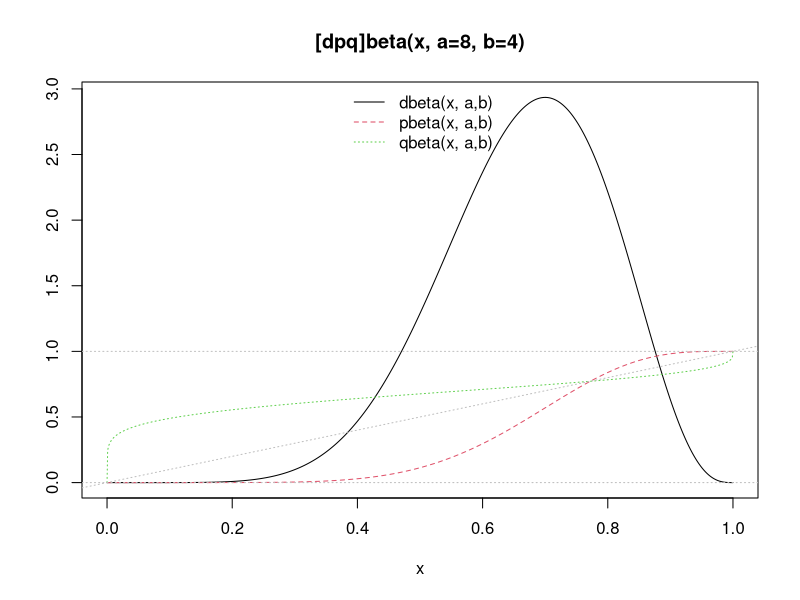

R code for this plot:
## ---- chunk 1
knitr::opts_chunk$set(echo = TRUE, comment="", warning=F)
## ---- chunk 2
# Dt=total dog population 
# pC[i] = proportion of dogs in each category
# Categories are C always confined, SC sometimes confined, NC never confined
# and sum to one

Dt=30000
C=0.28
NC=0.48
SC=1-(C+NC)
pC=c(C,SC,NC)
d=Dt*pC
## ---- chunk 3
# vaccine efficacy estimates
# pve = probability of vaccinating a dog in category C using method i
# methods are CP - central point, DD-door to door, 
# CVR-capture, vaccinate, release, ORV-oral bait
# values from Wallance (assume ORV is more effective with never confined)

CP=c(.95,.80,.05)
DD=c(.95,.80,.05)
CVR=c(.05,.95,.80)
ORV=c(.05,.95,.95)

pve=data.frame(CP,DD,CVR,ORV)
vaxcats=colnames(pve)
dogcats=c("C", "SC", "NC")
rownames(pve)=dogcats
## ---- chunk 4

#vaccine ranking
C_V=c(1,1,3,3)
SC_V=c(2,2,1,2)
NC_V=c(3,3,2,1)

pvr=t(data.frame(C_V,SC_V,NC_V))
rownames(pve)=dogcats
colnames(pve)=vaxcats
pvr
## ---- chunk 5

# turn efficacy into rank
rank.pve=pve
ad=cut(as.matrix(rank(-pve)), 3, labels=c(1:3))
rank.pve[] <- as.numeric(ad)
rank.pve
## ---- chunk 6

#vaccines obtained
#St = total number of vaccine doses obtained
#pm = proportion of doses allocated to each vaccination method 
inj=20400
ob=3600
## ---- chunk 7

#### optimize with constraints for a given number of 
#### vaccines, using regular lp function
library(lpSolve)
obj=c(t(as.matrix(pve)))*100
m <- 3
n <- 4
constr <- matrix (0 , n +m , n*m )
for(i in 1:m){ 
  for(j in 1:n){ 
    constr[i, n*(i-1) + j] <- 1
    constr[m+j, n*(i-1) + j] <- 1
  }
}
# this array will ensure we cannot exceed the number of dogs in 
# a category, and that a given the number of vaccines in a category
# cannot exceed the total

injc=c(1,1,1,0,1,1,1,0,1,1,1,0) # all categories summed cannot exceed inj vaccines
obhc=c(0,0,0,1,0,0,0,1,0,0,0,1) #all categories summed cannot exceed obh vaccines
cover1=c(c(1,1,1,1,0,0,0,0,0,0,0,0)) #required coverage C
cover2=c(c(0,0,0,0,1,1,1,1,0,0,0,0)) #required coverage SC
cover3=c(c(0,0,0,0,0,0,0,0,1,1,1,1)) #required coverage NC

constr=rbind(constr, injc, obhc, cover1, cover2, cover3)
rhs <- c(d[1], d[2], d[3], inj, inj, inj, 
         ob, inj, ob, 0.7*d[1],0.7*d[2],0.7*d[3])
constr.dir <- c(rep("<=",m ), rep("<=", n+2),
                rep(">=",3))


prod.trans <- lp ("max", objective.in=obj, 
                  constr, constr.dir, rhs)
soln=(matrix(prod.trans$solution, nrow=4))
solntab=(rbind(soln,colSums(soln)/d ))
colnames(solntab)=dogcats
rownames(solntab)=c(vaxcats, "%vax")
knitr::kable(solntab, digits=2, caption="Table: Optimal vaccine allocation strategy")

## ---- chunk 8
## Visualization, including limit cases:
pl.beta <- function(a,b, asp = if(isLim) 1, ylim = if(isLim) c(0,1.1)) {
  if(isLim <- a == 0 || b == 0 || a == Inf || b == Inf) {
    eps <- 1e-10
    x <- c(0, eps, (1:7)/16, 1/2+c(-eps,0,eps), (9:15)/16, 1-eps, 1)
  } else {
    x <- seq(0, 1, length.out = 1025)
  }
  fx <- cbind(dbeta(x, a,b), pbeta(x, a,b), qbeta(x, a,b))
  f <- fx; f[fx == Inf] <- 1e100
  matplot(x, f, ylab="", type="l", ylim=ylim, asp=asp,
          main = sprintf("[dpq]beta(x, a=%g, b=%g)", a,b))
  abline(0,1,     col="gray", lty=3)
  abline(h = 0:1, col="gray", lty=3)
  legend("top", paste0(c("d","p","q"), "beta(x, a,b)"),
         col=1:3, lty=1:3, bty = "n")
  invisible(cbind(x, fx))
}

aval=7+1
bval=10-7+1

aval
bval
pl.beta(aval, bval)
## ---- chunk 9

# function to generate random vaccine efficacy matrix
rbpve<-function(x){
aval=x*10+1
bval=10-x*10+1
y=rbeta(1, aval, bval)
return(y)
}

# function to calculate optimal allocation with random matrix draw
# many times

randvax<-function(pve,d, Dp, C, NC) {

covmat=matrix(NA, nrow=100, ncol=3)
mclist=list()
plist=list()
for (i in 1:100){
  p=apply(pve, c(1,2), rbpve)
  plist[[i]]=p
  obj=c(t(as.matrix(p)))*100
  prod.trans <- lp ("max", objective.in=obj,constr, constr.dir, rhs)

  soln=(matrix(prod.trans$solution, nrow=4))
mclist[[i]]=soln
covmat[i,]=colSums(soln)/d
}
return(list(mclist, covmat, plist))
}
multilist=randvax(pve,d, Dp=Dt, C=C, NC=C)

newvax<-function(pve,d, Dp, C, NC) {
  print(Dp)
}
newvax(pve,d, Dp=Dt, C, NC)

#function to tabulate the resulting simulations

tabprep<-function(flist) {
mclist=multilist[1]
plist=multilist[3]
#  Make a 3D array from list of matrices
arr <- array( unlist(mclist) , c(4,3,100) )
parr<-array( unlist(plist) , c(3,4,100) )

#  Get summaries of third dimension
mdarr=apply( arr , 1:2 , median)
mxarr=apply( arr , 1:2 , max)
mnarr=apply( arr , 1:2 , min)

mdp=round(apply( parr , 1:2 , median), 2)
mxp=round(apply( parr , 1:2 , max), 2)
mnp=round(apply( parr , 1:2 , min), 2)
pmat=matrix(paste(mdp, "(", mnp, "-", mxp, ")"), nrow=3,ncol=4)
row.names(pmat)=dogcats
omat=t(matrix(paste(mdarr, "(", mnarr, "-", mxarr, ")"), nrow=3,ncol=4, byrow=T))
covmat=matrix(unlist(multilist[2]),  ncol=3)
cmax=apply(covmat, 2, max)
cmin=apply(covmat, 2, min)
cmed=apply(covmat, 2, median)
crow=paste(cmed, "(", cmin, "-", cmax, ")")
omat=rbind(omat, crow)
colnames(omat)=dogcats
rownames(omat)=c(vaxcats, "%vax")


return(list(pmat, omat))

}
tablist=tabprep(multilist)
pmat=tablist[1]

#Print the results
knitr::kable(pmat, digits=2, caption="Table: Median and range of vaccine efficacy values", col.names=vaxcats)


omat=tablist[2]
knitr::kable(omat, digits=2, caption="Table: Optimal vaccine allocation strategy (median, min - max)", col.names=dogcats)
## ---- chunk 10
#Let's assume a 20% CV for total dog numbers
D=30000
C=0.28
NC=0.48
SC=1-(C+NC)
fprd=c(SC,NC)
#sddogs=.2*Dt
pclist=matrix(NA, nrow=100, ncol=3)
covmat=matrix(NA, nrow=100, ncol=3)
mclist=list()
plist=list()

for (j in 1:100){
   rD=rnorm(1, D, 0.2*D)
  Dt=rD
pd=sapply(fprd, rbpve)
SC=pd[1];NC=pd[2]
NC=ifelse(NC+SC>1, 1-SC,NC)
C=1-(SC+NC)
C=ifelse(C<0, 0, C)
pC=c(C,SC,NC)

d=Dt*pC

#save the random dog pop
pclist[j,]=d
rhs <- c(d[1], d[2], d[3], inj, inj, inj, 
         ob, inj, ob, 0.7*d[1],0.7*d[2],0.7*d[3])
#  p=apply(pve, c(1,2), rbpve)
  p=pve
  plist[[j]]=p
  obj=c(t(as.matrix(p)))*100
  prod.trans <- lp ("max", objective.in=obj,constr, constr.dir, rhs)

  soln=(matrix(prod.trans$solution, nrow=4))
mclist[[j]]=soln
covmat[j,]=colSums(soln)/d
}
#  Make a 3D array from list of matrices
arr <- array( unlist(mclist) , c(4,3,10) )
#parr<-array( unlist(plist) , c(3,4,100) )

#  Get summaries of third dimension
ddarr=round(apply( pclist , 2 , median),0)
dxarr=round(apply( pclist , 2 , max),0)
dnarr=round(apply( pclist , 2 , min),0)
dmat=(paste(ddarr, "(", dnarr, "-", dxarr, ")"))

#  Get summaries of third dimension
mdarr=round(apply( arr , 1:2 , median),0)
mxarr=round(apply( arr , 1:2 , max),0)
mnarr=round(apply( arr , 1:2 , min),0)
omat=t(matrix(paste(mdarr, "(", mnarr, "-", mxarr, ")"), nrow=3,ncol=4, byrow=T))

cmax=round(apply(covmat, 2, function(x) max(x, na.rm=T)),2)
cmin=round(apply(covmat, 2, function(x) min(x, na.rm=T)),2)
cmed=round(apply(covmat, 2, function(x) median(x, na.rm=T)),2)
cmin=ifelse(is.na(cmin), 0,cmin)
crow=paste(cmed, "(", cmin, "-", cmax, ")")
omat=rbind(omat, crow)

colnames(omat)=dogcats
rownames(omat)=c(vaxcats, "%vax")

## ---- chunk 11
knitr::kable(omat, digits=2, caption="Table: Optimal vaccine allocation strategy for fixed number of vaccines (median, min - max)", col.names=dogcats)
#print(nDt)
#d=nDt*pC
#multilist=randvax(pve,d)
#}
# not satisfactory since we have to run 100*# reps of dogs
# could just change function manually, or...


#idea to change function def on the fly to incorporate dog # variability
# first save the definition as a list of string
##newDef <- deparse(vis.gam)

# then identify the line to be changed using regular expressions
# (see ?regexp)
##iLine <- grep("gray\\(seq\\(",initDef)

# replace the line by what you want
##newDef[iLine] <- "            pal <- gray(seq(0.9, 0.1, length = nCol))"

# and define a new function by parsing and evaluating the 
# new definition
##vis.gam2 <- eval(parse(text=newDef))

## Next up
#change the constraints from number of vax units to $$


## ---- chunk 12
# use made up costs for original dog and pve estimates
Dt=30000
C=0.28
NC=0.48
SC=1-(C+NC)
pC=c(C,SC,NC)
d=Dt*pC

#madeup costs (can check Gibson et al 2020 for realish values)
costvax=c(1,1, 1, 3 )
numpeople=c(1,2,6,2)
equip=c(10,2,20,2) #really these are fixed costs and need a different method of incorporation probably equip+people+costvax

bcost=costvax*numpeople*equip

pvecd=1/pve
pvecd=bcost*t(pvecd)


#manual adjust on the cost matrix(
 #CP and DD not really possible for NC ??


#dummy=c(1000,1000,1000) #use for unbalanced sol'n
#pvecdd=rbind(pvecd,dummy)

pvecdd=pvecd
obj=c((as.matrix(pvecdd)))
m <- 3
n <- 4
constr <- matrix (0 , n +m , n*m )
for(i in 1:m){ 
  for(j in 1:n){ 
    constr[i, n*(i-1) + j] <- 1
    constr[m+j, n*(i-1) + j] <- 1
  }
}
# this array will ensure we cannot exceed the number of dogs in 
# a category


cover1=c(c(pve[1,1],pve[1,2],pve[1,3],pve[1,4],0,0,0,0,0,0,0,0)) #required coverage C
cover2=c(c(0,0,0,0,pve[2,1],pve[2,2],pve[2,3],pve[2,4],0,0,0,0)) #required coverage SC
cover3=c(c(0,0,0,0,0,0,0,0,pve[3,1],pve[3,2],pve[3,3],pve[3,4])) #required coverage NC



constr=rbind(constr, cover1, cover2, cover3)
rhs <- c(d[1], d[2], d[3],  rep(0.7*sum(d),4), 0.7*d[1],0.7*d[2],0.7*d[3])
constr.dir <- c(rep(">=",3 ), rep("<=", 4),
                rep(">=",3))



prod.trans <- lp ("min", objective.in=obj, 
                  constr, constr.dir, rhs)
rm(soln)
soln=(matrix(prod.trans$solution, nrow=4))


pvex=soln*t(pve)
solntab=(rbind(soln,colSums(pvex)/d ))
solntab=rbind(solntab,d)
colnames(solntab)=dogcats
rownames(solntab)=c(vaxcats,"%vax", "dogs")
solntab
knitr::kable(pvecdd, digits=2, caption="Table: Vax costs * 1/efficacy: cost per unit unit successful vax")
knitr::kable(solntab, digits=2, caption="Table: Optimal vaccine allocation strategy")
campcost=soln*bcost
